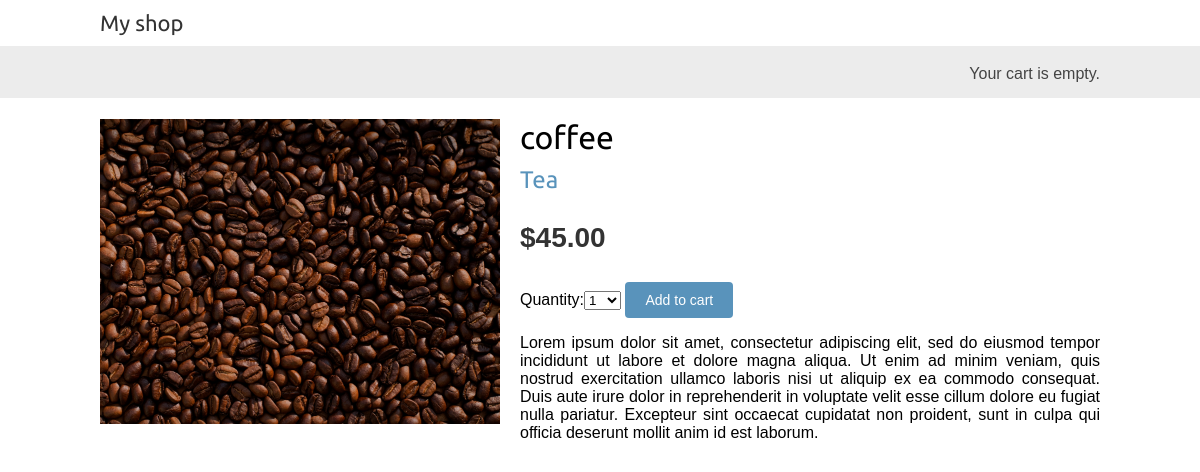
Page /3/coffee on the committed database.
### shop/models.py (models this page shows, shortened)
class Product(models.Model):
    category = models.ForeignKey(
        Category, related_name='ptoducts', on_delete=models.CASCADE)
    name = models.CharField(max_length=200, db_index=True)
    slug = models.CharField(max_length=200, db_index=True)
    image = models.ImageField(upload_to='products/%Y/%m/%d', blank=True)
    description = models.TextField(blank=True)
    price = models.DecimalField(max_digits=10, decimal_places=2)
    available = models.BooleanField(default=True)
    created = models.DateTimeField(auto_now_add=True)
    updated = models.DateTimeField(auto_now=True)
    class Meta():
        ordering = ('name',)
        index_together = (('id', 'slug'),)

class Category(models.Model):
    name = models.CharField(max_length=200, db_index=True)
    slug = models.SlugField(max_length=200, unique=True)
    class Meta():
        ordering = ('name',)
        verbose_name = 'category'
        verbose_name_plural = 'categories'
    def __str__(self):
        return self.name
    def get_absolute_url(self):
        return reverse('shop:product_list_by_category', args=[self.slug])

### shop/views.py (the view)
# urls.py: path('<int:id>/<slug:slug>', views.product_detail, name='product_detail'),
def product_detail(request, id, slug):
    product = get_object_or_404(Product, id=id, slug=slug, available=True)
    cart_product_form = CartAddProductForm()
    return render(request, 'shop/product/detail.html', {'product': product, 'cart_product_form': cart_product_form})

### cart/forms.py
class CartAddProductForm(forms.Form):
    quantity = forms.TypedChoiceField(
        choices=PRODUCT_QUANTITY_CHOICES,
        coerce=int)
    override = forms.BooleanField(required=False,
                                  initial=False,
                                  widget=forms.HiddenInput)

### cart/cart.py (called while the page is built)
    def __len__(self):
        return sum(item['quantity'] for item in self.cart.values())

### cart/context_processors.py (called while the page is built)
def cart(request):
    return {'cart':Cart(request)}

### shop/templates/shop/product/detail.html (shortened to what this page needs)
{% extends "shop/base.html" %}
{% load static %}
{% block content %}
 <div class="product-detail">
  <img src="{% if product.image %}{{ product.image.url }}{% else %}
  {% static "img/no_image.png" %}{% endif %}">
  <h1>{{ product.name }}</h1>
  <h2>
  <a href="{{ product.category.get_absolute_url }}">
  {{ product.category }}
  </a>
  </h2>
  <p class="price">${{ product.price }}</p>
  <form action="{% url 'cart:cart_add' product.id %}" method="post">
      {{ cart_product_form }}
      <input type="submit" value="Add to cart">
  </form>
  {{ product.description|linebreaks }}
  </div>
 {% endblock %}

### shop/static/css/base.css (style rules this page uses)
body { margin:0; padding:0; font-family:helvetica, sans-serif; }
h1, h2, h3, h4, h5 , h6 { font-family: 'Ubuntu', sans-serif; font-weight:normal; }
a { text-decoration:none; color:#5993bb; }
a.button, input[type="submit"] { color:#fff; background:#5993bb; border-radius:4px; padding:10px 20px; font-size:14px; border:0; }
.product-detail { text-align:justify; }
.product-detail .price { color:#333; font-size:28px; font-weight:bold; }
.product-detail img { width:40%; float:left; padding:0 20px 20px 0; }
.product-detail h1 { margin-bottom:0; }
.product-detail h2 { margin-top:10px; }

### rows in the picture
Product: image (picture), name "coffee", category "Tea", price "45.00", description "Lorem ipsum dolor sit amet, consectetur adipiscing elit, sed do eiusmod tempor incididunt ut labore et dolore magna aliqua. Ut enim ad minim veniam, quis nostrud exercitation ullamco laboris nisi ut aliquip ex ea commodo consequat. Duis aute irure dolor in reprehenderit in voluptate velit esse cillum dolore eu fugiat nulla pariatur. Excepteur sint occaecat cupidatat non proident, sunt in culpa qui officia deserunt mollit anim id est laborum."
